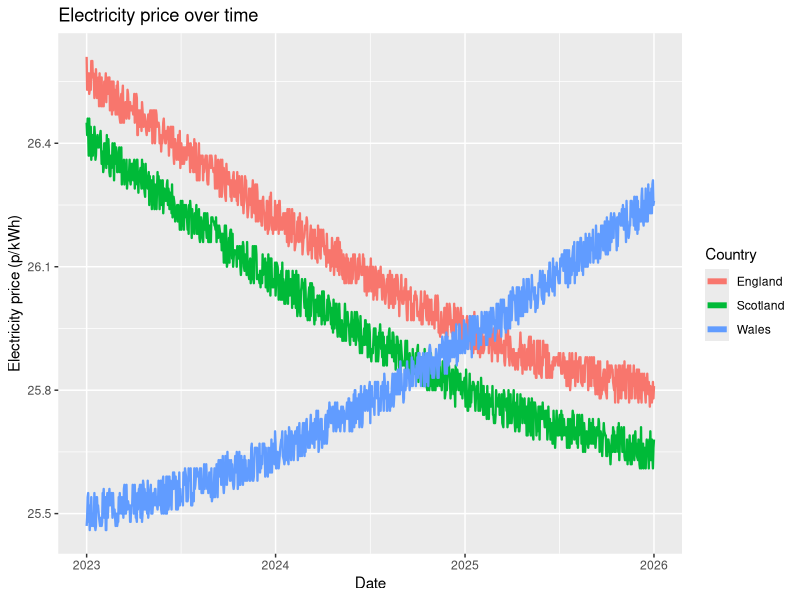
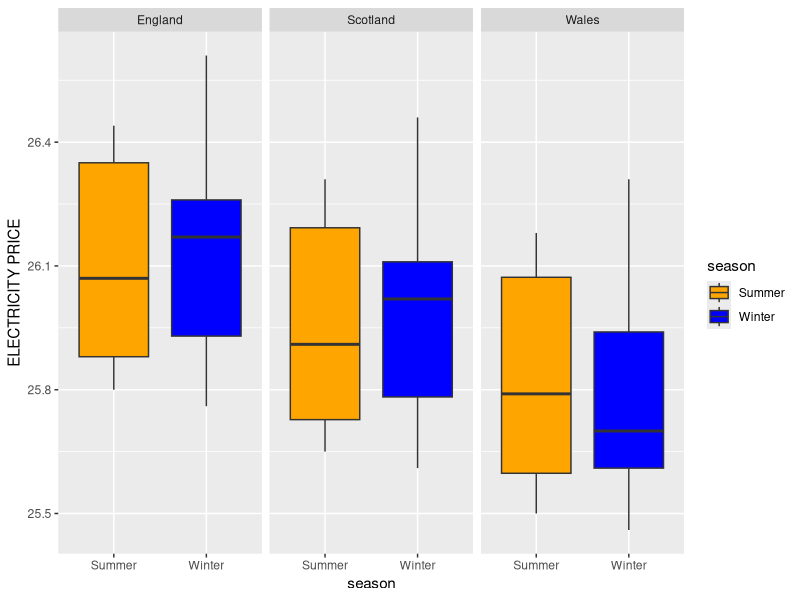
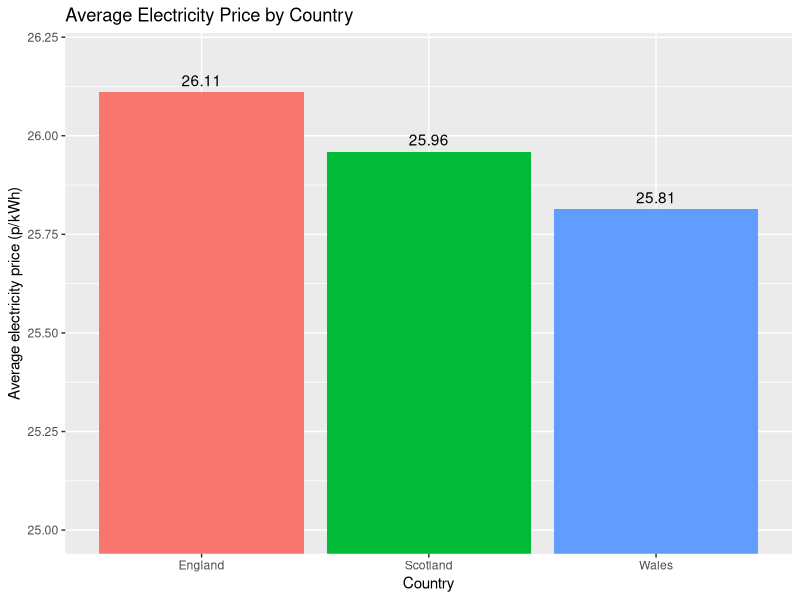

These charts were generated, in order, by the following R code:
# DO NOT CHANGE THE PRE-WRITTEN CODE EXCEPT WHERE MARKED
# load package
library(tidyverse)
# Add any additional packages required here


# set seed - PLEASE EDIT
# CHANGE THE VALUE OF 1 TO A NUMBER OF YOUR CHOICE
set.seed(2) 

################################################################################
# code to create three datasets to work with - DO NOT EDIT
# NOTE - comments have been removed
base_price <- rnorm(1, 26.5, 1)

first <- sample(LETTERS[1:3], 1)
second <- sample(LETTERS[1:3][LETTERS[1:3] != first], 1)
third <- sample(c(first, second), 1)

order_of <- sample(c(first, second, third))
exs <- sample(c(-0.1, 0.05, 0.2))

dates <- seq.Date(as.Date("2023/01/01"), as.Date("2026/01/01"), by = "day")

fn1 <- function(dates, this, ex) {
  x <- 0.2 * abs(as.numeric(fn2(dates, this) - dates) / length(dates))
  
  val <- base_price + x + 20*x^2 - 30*x^3 + runif(length(dates), -0.05, 0.05) + ex
  
  val <- str_glue("{round(val, 2)}{sample(c('p', 'P'), 1)}")
  
  val[sample(c(1:length(dates)), size = length(dates)/25)] <- NA
  
  return(val)
}

create_data <- function() {
  
  ds1 <- tibble(date = as.character(dates),
                price = fn1(dates, order_of[1], exs[1])) %>%
    slice_sample(prop = 1)
  ds2 <- tibble(dates = as.character(dates), 
                elec = fn1(as.Date(dates), order_of[2], exs[2])) %>%
    slice_sample(prop = 1)
  ds3 <- tibble(date = as.character(dates), 
                electricity = fn1(dates, order_of[3], exs[3])) %>%
  slice_sample(prop = 1)
  return(sample(list(ds1, ds2, ds3)))
}

fn2 <- function(x, this) {
  switch(this, 
         A = mean(x),
         B = min(x),
         C = max(x))
}

all_datasets <- create_data()
England <- all_datasets[[1]]
Scotland <- all_datasets[[2]]
Wales <- all_datasets[[3]]
################################################################################
# The datasets England, Scotland and Wales should now exist.
# Please enter code below to complete the outlined tasks.
# PLEASE EDIT THE AREA BELOW

# What is in the datasets? 
names(England)
names(Scotland)
names(Wales)

glimpse(England)
glimpse(Scotland)
glimpse(Wales)
# Join the three datasets together
# ADD CODE AND COMMENTS HERE

#first thing I noticed is Two differed column name "date" nad "dates"
# I am assuming "price", "electericity" and "elec" means the ELECTRICITY PRICE
# In all 3 datasets date is as a "chr" I think it should  be date
# the ELECTRICITY PRICE columns are "glue" type what is it?..
# R for Data Science 2e, Chapter 14, section 14.3.2
# str_glue() creates strings using the glue package.
#From my research I cant just use simply str_unglue()
#That would be to easy just with "glue" there are also "NA's" just
#in ELECTRICITY PRICE("kWh of electricity") on a first glimps.
#I will need to check it
#I will need to use some funciton to simplify that and be able to recreate fo each dataset
#(edit: I just noticed I have to join those datasets first)
#(edit: but I can do it in any order I want)
#I need to check if the same dates are present in each datasets before inner_join
setequal(England$dates, Wales$date) &&
  setequal(England$dates, Scotland$date)
#..ok dates are the same in each dataset
#.. now I want to prepare some function just for fun
change_column_name <-function(dataset, oldColumnName, newColumnName){
  dataset %>%
    rename_with(
      ~ newColumnName,
      all_of(oldColumnName)
    )
}
# ok now I need to make sure coulmn names are all the same in each dataset
England <- change_column_name(England, "dates", "date")
England <- change_column_name(England, "elec", "ELECTRICITY PRICE")
Scotland <- change_column_name(Scotland, "electricity", "ELECTRICITY PRICE")
Wales <- change_column_name(Wales, "price", "ELECTRICITY PRICE")
#lets check this out
names(England)
names(Scotland)
names(Wales)
#ok all good, I need to bind rows now
combined_data <- England %>%
  select(date, England = `ELECTRICITY PRICE`) %>%
  inner_join(
    Scotland %>% select(date, Scotland = `ELECTRICITY PRICE`),
    by = "date"
  ) %>%
  inner_join(
    Wales %>% select(date, Wales = `ELECTRICITY PRICE`),
    by = "date"
  ) %>%
  pivot_longer(
    cols = c(England, Scotland, Wales),
    names_to = "where",
    values_to = "ELECTRICITY PRICE"
  )
#or I could do:
# combined_data <- bind_rows(
#   England = England,
#   Scotland = Scotland,
#   Wales = Wales,
#   .id = "where"
# )
#but I did not know if you wanted me to literally use join method
combined_data

# Clean the data - ensure to identify the problems in the data
# and how you have fixed them
# ADD CODE AND COMMENTS HERE

combined_data
#its:
# A tibble: 3,291 × 3
# where   date       `ELECTRICITY PRICE`
# <chr>   <chr>      <glue>             
#   1 England 2025-04-25 25.87P 
# I would prefer to have date as first column and as "date" type
# I can do it in one go
combined_data <- combined_data %>%
  relocate(date) %>%
  mutate(date = as.Date(date))

combined_data
#ok I have it, Now I need to do something with "glue" electric price
#I must get rid of "p's" and turn it into a number if I want to use this column 
#in a ggplot that make sense.
combined_data <- combined_data %>%
  mutate(
    `ELECTRICITY PRICE` = str_replace_all(`ELECTRICITY PRICE`, "[pP]", ""),
    `ELECTRICITY PRICE` = as.numeric(`ELECTRICITY PRICE`)
  )
combined_data
#I think that is it
#I see I forgot to sort it out(by date) before visualisation
combined_data <- combined_data %>%
  arrange(date)

combined_data
#I almost fogot about NA
sum(is.na(combined_data$`ELECTRICITY PRICE`))
#129 records
combined_data <- combined_data %>%
  filter(!is.na(`ELECTRICITY PRICE`))

sum(is.na(combined_data$`ELECTRICITY PRICE`))
#now is 0
# Create at least two visualisations of the data
# ADD CODE AND COMMENTS HERE

#Lets do ggplot wher I could see the rising price(I presume), over time in each country
ggplot(
  combined_data,
  aes(
    x = date,
    y = `ELECTRICITY PRICE`,
    colour = where
  )
) +
  geom_line(linewidth = 0.8) +
  labs(
    title = "Electricity price over time",
    x = "Date",
    y = "Electricity price (p/kWh)",
    colour = "Country"
  ) +
  guides(
    colour = guide_legend(
      override.aes = list(linewidth = 2)
    )
  )
#I added thicker line in legend to see each coutry clearly
#It is a suprise for me seeing that actualy England and Scotland is going down but Wales
#EP is going up, but after a moment I realised "data represents the fictional value"
#Ok lets think what data other ggplot could be interesting
#I want to se how prices changed between winter and Summer
#(or I would say ther is only Autumn and spring in UK)
#but on 3 separate face wraps
season_data <- combined_data %>%
  mutate(
    season = case_when(
      month(date) %in% c(12, 1, 2) ~ "Winter",
      month(date) %in% c(6, 7, 8) ~ "Summer",
      TRUE ~ NA_character_
    )
  ) %>%
  filter(!is.na(season))
#I have created a new dataset just for Winter and summer based on combined_data

ggplot(
  season_data,
  aes(
    x = season,
    y = `ELECTRICITY PRICE`,
    fill = season
  )
) +
  geom_boxplot() +
  facet_wrap(~where) +
  scale_fill_manual(
    values = c(
      "Winter" = "blue",
      "Summer" = "orange"
    )
  )
#I had to add colors to each season because ggplot gave warm color for Winter
# and cold color for Summer(oryginally) -it was misleading for me like I would write
#"this is a red phrase" with blue pen
# ok, the ggplot show in Wales prices were slightly highier during the Summer
# In England and Scotland it stays as expected electricity prices are highier during the winter
# Lets think what else could I show
#I could just use the simplest ggplot wher I show average price
#I need to prepare data setfirst
average_price <- combined_data %>%
  group_by(where) %>%
  summarise(
    average_price = mean(`ELECTRICITY PRICE`, na.rm = TRUE)
  )

average_price
#and now
ggplot(
  average_price,
  aes(
    x = where,
    y = average_price,
    fill = where
  )
) +
  geom_col() +
  geom_text(
    aes(label = round(average_price, 2)),
    vjust = -0.5
  ) +
  labs(
    title = "Average Electricity Price by Country",
    x = "Country",
    y = "Average electricity price (p/kWh)"
  ) +
  coord_cartesian(ylim = c(25, 26.2)) +
  theme(
    legend.position = "none"
  )
#Diference between average price is so small that I had to start from 25
#It shows that England has the highiest average prices, than scotland and 
#Wales has the smallest average price


# Critically evaluate your choices and code
# For example (but not limited to)
#   - Why are your visualisations appropriate?
#   - Could your visualisations be improved?
#   - Were you successful in cleaning the data?
# ADD COMMENTS HERE

#I think my visualisations are appropriate because they show most 
#Interesting data plots, at lease for me. 
#the visualsations could be improved by adding more data frm differend datasets
# I could get wider range of dates or more countries(Irland, etc)
#I think I catch all the problems in oryginal dataset and I managed to clear the data
